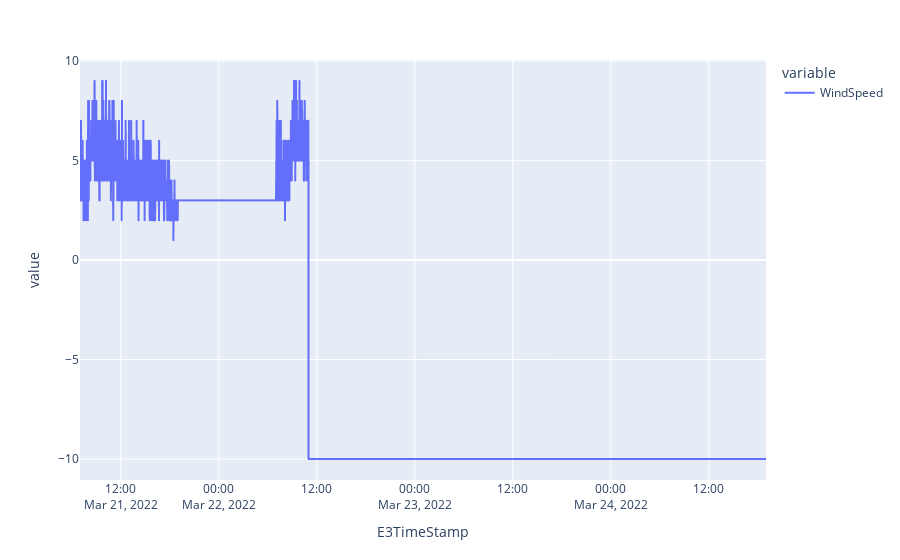

Here is the notebook cell this chart was saved with:
### Code cell
df_periodo = df[(df.index >= '2022-03-21') & (df.index < '2022-03-25')]
plt.plot(x = df_periodo.index,y= [df_periodo['WindSpeed']], data_frame=df_periodo, kind='line')

### Figure 1 — Plotly figure (JSON) as saved in the notebook; plotly's stock layout.template omitted (floating-point values rounded to 4 significant figures; data arrays with more than 128 entries replaced by an {"elided": "..."} marker saying what was removed)
{"data": [{"hovertemplate": "variable=WindSpeed<br>E3TimeStamp=%{x}<br>value=%{y}<extra></extra>", "legendgroup": "WindSpeed", "line": {"color": "#636efa", "dash": "solid"}, "marker": {"symbol": "circle"}, "mode": "lines", "name": "WindSpeed", "showlegend": true, "type": "scattergl", "x": {"elided": "2880 str values"}, "xaxis": "x", "y": {"elided": "2880 int values"}, "yaxis": "y"}], "layout": {"legend": {"title": {"text": "variable"}, "tracegroupgap": 0}, "margin": {"t": 60}, "xaxis": {"anchor": "y", "domain": [0, 1], "title": {"text": "E3TimeStamp"}}, "yaxis": {"anchor": "x", "domain": [0, 1], "title": {"text": "value"}}}}
